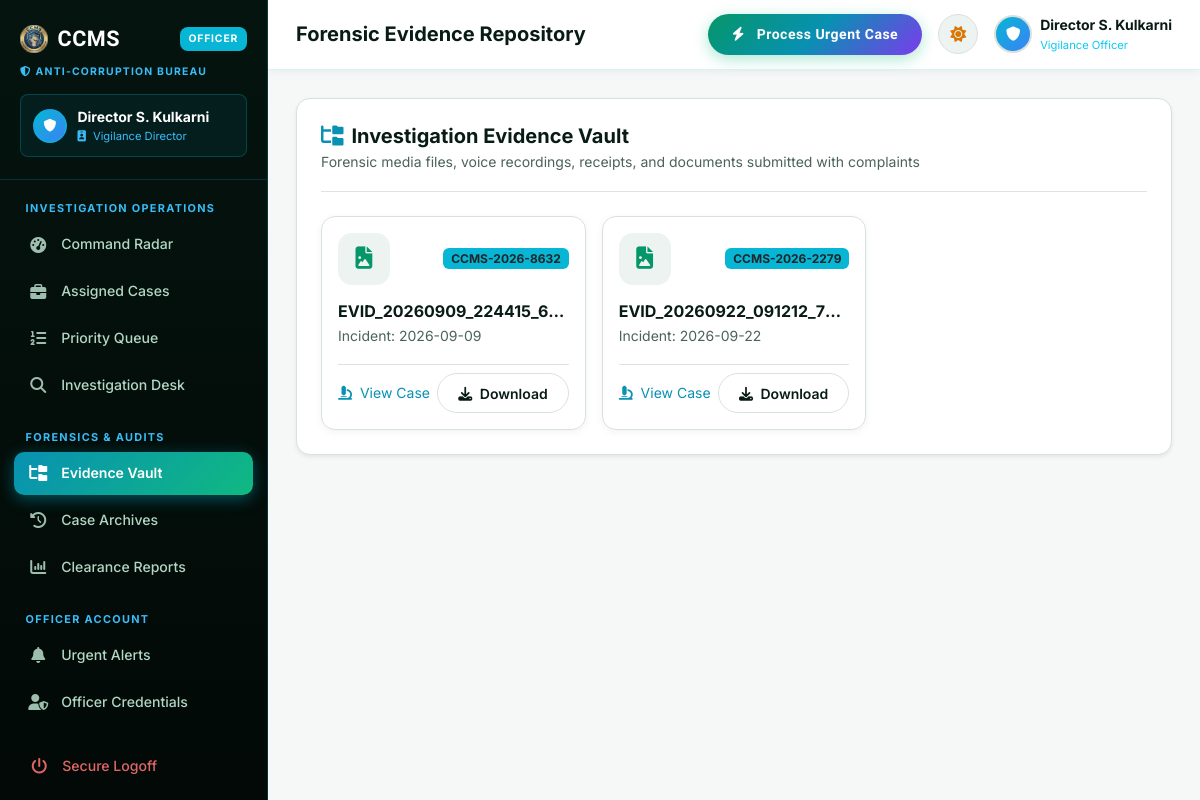
The app's page /officer/evidence (signed in), older data.
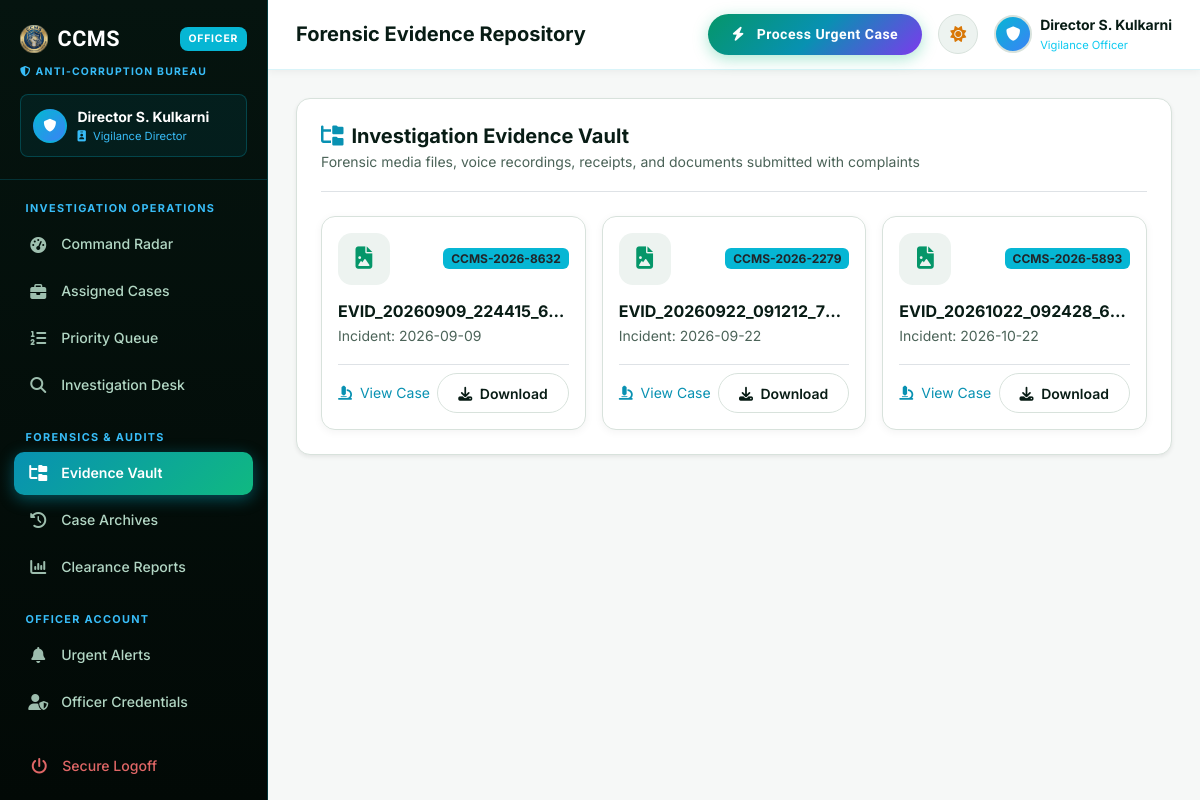
The same page, newer data.
### tables this page shows
CREATE TABLE complaints (
            complaint_id TEXT PRIMARY KEY,
            user_id INTEGER NOT NULL,
            complaint_title TEXT NOT NULL,
            misconduct_category TEXT NOT NULL,
            sector TEXT NOT NULL,
            incident_date TEXT NOT NULL,
            incident_time TEXT,
            location TEXT NOT NULL,
            description TEXT NOT NULL,
            anonymous_mode INTEGER DEFAULT 0,
            severity TEXT DEFAULT 'Medium',
            evidence_file TEXT,
            complaint_status TEXT DEFAULT 'Pending',
            assigned_officer TEXT,
            assigned_officer_id TEXT,
            investigation_notes TEXT,
            rating INTEGER,
            feedback TEXT,
            created_at DATETIME DEFAULT CURRENT_TIMESTAMP,
            updated_at DATETIME DEFAULT CURRENT_TIMESTAMP
        );

### app.py (the view)
@app.route("/officer/evidence")
@role_required("officer")
def officer_evidence():
    complaints = db.query_db("SELECT complaint_id, evidence_file, incident_date FROM complaints WHERE evidence_file IS NOT NULL AND evidence_file != ''")
    evidence_items = []
    for c in complaints:
        for f in c["evidence_file"].split(","):
            if f.strip():
                evidence_items.append({
                    "complaint_id": c["complaint_id"],
                    "filename": f.strip(),
                    "date": c["incident_date"]
                })
    return render_template("officer/evidence.html", evidence_items=evidence_items)

### app.py (called while the page is built, shortened)
def role_required(required_role):
    def decorator(f):
        @wraps(f)
        def decorated_function(*args, **kwargs):
            user_role = session.get("role", "citizen")
            if user_role != required_role and user_role != "admin":
                flash("You do not have authorization to view this command console.", "danger")
                return redirect(url_for("home"))
            return f(*args, **kwargs)
        return decorated_function
    return decorator

### db.py (called while the page is built)
def dict_factory(cursor, row):
    d = {}
    for idx, col in enumerate(cursor.description):
        d[col[0]] = row[idx]
    return d

def get_db_connection():
    conn = sqlite3.connect(DB_PATH, timeout=20.0, check_same_thread=False)
    conn.row_factory = dict_factory
    conn.execute("PRAGMA journal_mode=WAL;")
    return conn

def query_db(query, args=(), one=False):
    normalized_query, normalized_args = _normalize_query(query, args)
    conn = get_db_connection()
    try:
        cursor = conn.cursor()
        cursor.execute(normalized_query, normalized_args)
        result = cursor.fetchall()
        return (result[0] if result else None) if one else result
    finally:
        conn.close()

### templates/officer/evidence.html (shortened to what this page needs)
{% extends 'officer/base.html' %}
{% set active_page = 'evidence' %}
{% block page_heading %}Forensic Evidence Repository{% endblock %}
{% block content %}
<div class="ccms-card p-4 shadow-sm mb-4">
  <div class="d-flex flex-wrap align-items-center justify-content-between pb-3 mb-4 border-bottom gap-3">
    <div>
      <h5 class="fw-bold text-heading mb-0"><i class="fas fa-folder-tree text-cyan me-2"></i>Investigation Evidence
        Vault</h5>
      <span class="text-muted small">Forensic media files, voice recordings, receipts, and documents submitted with
        complaints</span>
    </div>
  </div>
  {% if evidence_items %}
  <div class="row g-3">
    {% for item in evidence_items %}
    <div class="col-md-6 col-lg-4">
      <div class="ccms-card p-3 h-100 d-flex flex-column justify-content-between">
        <div>
          <div class="d-flex align-items-center justify-content-between mb-3">
            <div class="stat-icon" style="background: var(--bg-subtle);">
              {% if 'jpg' in item.filename.lower() or 'png' in item.filename.lower() or 'jpeg' in item.filename.lower()
              %}
              <i class="fas fa-file-image text-primary"></i>
              {% elif 'mp3' in item.filename.lower() or 'wav' in item.filename.lower() or 'm4a' in item.filename.lower()
              %}
              <i class="fas fa-file-audio text-warning"></i>
              {% elif 'mp4' in item.filename.lower() or 'mov' in item.filename.lower() %}
              <i class="fas fa-file-video text-danger"></i>
              {% else %}
              <i class="fas fa-file-pdf text-danger"></i>
              {% endif %}
            </div>
            <span class="badge bg-cyan text-dark fw-bold" style="background:#06b6d4;">{{ item.complaint_id }}</span>
          </div>
          <h6 class="fw-bold text-heading text-truncate mb-1" title="{{ item.filename }}">{{ item.filename }}</h6>
          <div class="text-muted small mb-3">Incident: {{ item.date }}</div>
        </div>
        <div class="pt-2 border-top d-flex align-items-center justify-content-between">
          <a href="{{ url_for('officer_investigation', case_id=item.complaint_id) }}"
            class="small text-cyan text-decoration-none">
            <i class="fas fa-microscope me-1"></i> View Case
          </a>
          <a href="{{ url_for('uploaded_file', filename=item.filename) }}" target="_blank"
            class="btn btn-sm btn-outline-custom">
            <i class="fas fa-download me-1"></i> Download
          </a>
        </div>
      </div>
    </div>
    {% endfor %}
  </div>
  {% endif %}
</div>
{% endblock %}

### templates/officer/base.html (shortened to what the changed rows need)
<!doctype html>
<html lang="en" data-theme="light">
<head>
  <link rel="stylesheet" href="https://cdn.jsdelivr.net/npm/bootstrap@5.3.3/dist/css/bootstrap.min.css">
  <link rel="stylesheet" href="https://cdnjs.cloudflare.com/ajax/libs/font-awesome/6.5.1/css/all.min.css">
  <link rel="stylesheet" href="{{ url_for('static', filename='css/theme.css') }}">
</head>
<body>
  <div class="app-wrapper">
    <aside class="app-sidebar" id="officerSidebar">
      <div class="app-sidebar-header">
        <div class="sidebar-user-card" style="background: rgba(6,182,212,0.08); border-color: rgba(6,182,212,0.25);">
          <div class="overflow-hidden">
            <div class="fw-bold text-white small text-truncate" style="max-width: 140px;">
              {{ session.get('full_name', 'Inspector A. Verma') }}
            </div>
            <div class="small" style="font-size:0.7rem; color:#38bdf8;">
              <i class="fas fa-id-badge me-1"></i> {{ session.get('rank', 'Vigilance Officer') }}
            </div>
          </div>
        </div>
      </div>
    </aside>
    <main class="app-main">
      <header class="app-topbar" style="border-bottom: 1px solid rgba(6,182,212,0.15);">
        <div class="d-flex align-items-center gap-3">
          <div class="d-flex align-items-center gap-2">
            <div class="d-none d-md-block text-start">
              <div class="fw-bold small text-heading">{{ session.get('full_name', 'Officer') }}</div>
              <div class="text-info" style="font-size:0.7rem;">Vigilance Officer</div>
            </div>
          </div>
        </div>
      </header>
      <div class="app-content">
        {% block content %}{% endblock %}
      </div>
    </main>
  </div>
</body>
</html>

Row changes from the older to the newer data that the page shows:
added complaints: get "Director S. Kulkarni", complaint_id "CCMS-2026-5893", filename "EVID_20261022_092428_6…", date "2026-10-22"
Text that changed along with them:
{{ session.get('full_name', 'Inspector A. Verma') }}: "Director S. Kulkarni" → (not shown)
{{ session.get('full_name', 'Officer') }}: "Director S. Kulkarni" → (not shown)
